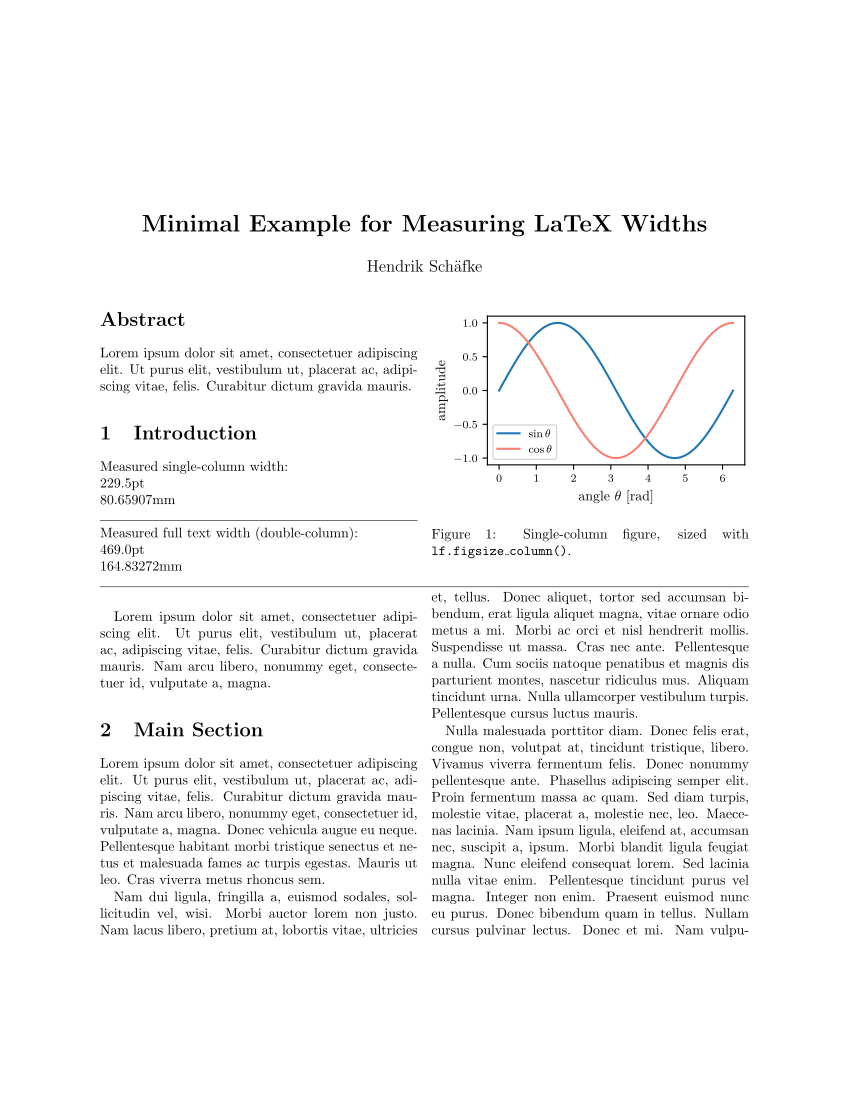

Source code (Python):
"""Minimal latexfigure demo.

Run it to generate the two figures embedded in ``example.tex``::

    python example.py        # writes plot_columnwidth.pdf + plot_textwidth.pdf
    pdflatex example.tex     # compiles example.pdf with both figures embedded

The figures are sized to match ``example.tex`` exactly, so they are included
without any scaling.
"""

import numpy as np
import matplotlib.pyplot as plt

import latexfigure as lf

# Widths measured from example.tex (\the\textwidth / \the\columnwidth for
# \documentclass[10pt,twocolumn]{article}). Re-measure for your own document --
# see the "Getting latex_page_width" section in the README.
lf.setup(
    width_pt=469.0,        # \textwidth
    columnwidth_pt=229.5,  # \columnwidth
    backend="pgf",         # headless export for this script; default is "inline"
)

x = np.linspace(0, 2 * np.pi, 200)

# 1) Single-column figure -> fits one \columnwidth.
fig, ax = plt.subplots(figsize=lf.figsize_column(), constrained_layout=True)
ax.plot(x, np.sin(x), label=r"$\sin\theta$")
ax.plot(x, np.cos(x), label=r"$\cos\theta$", color="Salmon")
ax.set_xlabel(r"angle $\theta$ [rad]")
ax.set_ylabel("amplitude")
ax.legend()
lf.savefig("plot_columnwidth")

# 2) Full text width figure -> spans both columns.
fig, ax = plt.subplots(figsize=lf.figsize_text(), constrained_layout=True)
for k in (1, 2, 3):
    ax.plot(x, np.sin(k * x) / k, label=rf"$\sin({k}\theta)/{k}$")
ax.set_xlabel(r"angle $\theta$ [rad]")
ax.set_ylabel("amplitude")
ax.legend(ncol=3)
lf.savefig("plot_textwidth")

print("Wrote plot_columnwidth.pdf and plot_textwidth.pdf")
